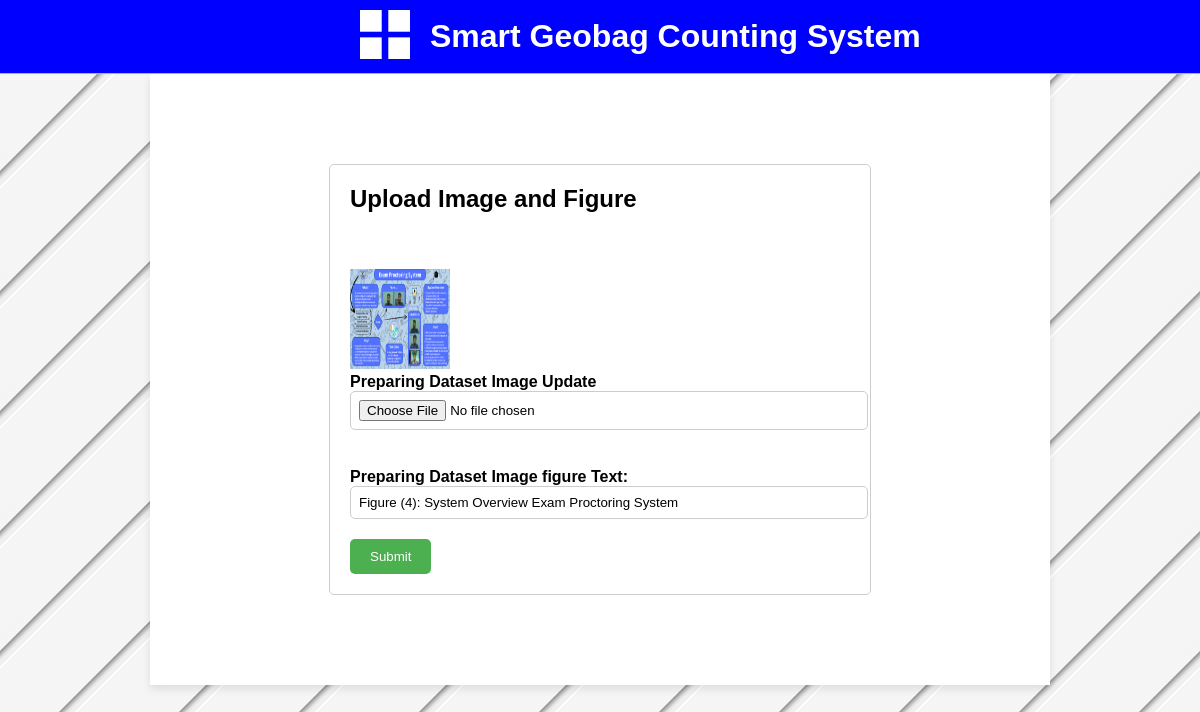
The page /preparingdataset_edit/1 on the database its author committed.
### examproctoringsystem/models.py (models this page shows)
class PreparingDataset(models.Model):
    preparing_pataset_img = models.ImageField(upload_to='Geobag_at_RiverBank_img/', default='No images')
    preparing_dataset_figure_text = models.CharField(max_length = 500)

### examproctoringsystem/views.py (the view)
# urls.py: path('preparingdataset_edit/<int:id>', views.preparingdataset_edit, name = 'preparingdataset_edit'),
def preparingdataset_edit(request, id):
    preparingdatasetdata = PreparingDataset.objects.get(id=id)
    data = {"preparingdatasetdata": preparingdatasetdata}
    return render(request,'preparingdatasetUpdate.html',data)

### templates/preparingdatasetUpdate.html (shortened to what this page needs)
{% load static %}
<!DOCTYPE html>
<html lang="en">
<head>
    <link rel="stylesheet" href="https://cdnjs.cloudflare.com/ajax/libs/font-awesome/4.7.0/css/font-awesome.min.css">
    <link rel="stylesheet" href="https://cdnjs.cloudflare.com/ajax/libs/font-awesome/5.15.4/css/all.min.css">
    <link rel="stylesheet" href="{% static 'css/style.css' %}">
</head>
<body>
<div class = "Top-Section">
    <div class="top_bar">
        <div class = "logo">
          <a href=""><img src="{% static 'images/logo.png' %}"  alt="" >
            </a>
        <h1>Smart Geobag Counting System</h1>
    </div>
    </div>
</div>
<div class="body-section">
    <div class="form-container">
        <h2>Upload Image and Figure</h2>
        <form action="{% url 'preparingdataset_update' %}"  method="POST" enctype="multipart/form-data">
          <input type="hidden" name="id" value="{{preparingdatasetdata.id}}" id=""><br><br>
        <div class="form-group">
          {% if preparingdatasetdata.preparing_pataset_img %}
          <img src="{{ preparingdatasetdata.preparing_pataset_img.url }}" alt="{{ preparingdatasetdata.preparing_pataset_img.name }}" style="height: 100px; width:100px;"><br>
          {% endif %}
          <label for="exampleInputImage" class="form-label">Preparing Dataset Image Update</label>
          <input type="file" class="form-control" id="exampleInputImage" name="preparing_pataset_img" value="{{ preparingdatasetdata.preparing_pataset_img.url }}" accept="image/*"><br><br>
        </div>
          <div class="form-group">
            <label for="title">Preparing Dataset Image figure Text:</label>
            <input type="text" id="image_figure_text" name="preparing_dataset_figure_text" value ="{{preparingdatasetdata.preparing_dataset_figure_text}}">
          </div>
          <button type="submit">Submit</button>
        </form>
      </div>
</div>
</body>
</html>

### static/css/style.css (style rules this page uses)
body { font-family: Arial, sans-serif; margin: 0; padding: 0; background-image: url('/static/images/back-3.png'); background-size: cover; background-position: center; background-repeat: repeat; height: 1200px; }
.Top-Section { position: sticky; top: 0; z-index: 1000; background-color: white; }
.top_bar { display: flex; align-items: center; padding: 10px; border-bottom: 1px solid #b4afaf; background: blue; }
.logo { display: flex; align-items: center; margin-left: 350px; }
.logo a img { width: 50px; margin-right: 20px; }
.logo h1 { margin: 0; font-size: 32px; color: white; align-items: center; }
.body-section { margin-left: 150px; margin-right: 150px; background-color: #ffffff; padding: 40px; box-shadow: 0 4px 8px rgba(0, 0, 0, 0.1); }
.form-container { max-width: 500px; margin: 50px auto; padding: 20px; border: 1px solid #ccc; border-radius: 5px; }
.form-container h2 { margin-top: 0; }
.form-group { margin-bottom: 20px; }
.form-group label { display: block; font-weight: bold; }
.form-group input[type="file"], .form-group input[type="text"] { width: 100%; padding: 8px; border: 1px solid #ccc; border-radius: 5px; }
button { background-color: #4CAF50; color: white; padding: 10px 20px; border: none; border-radius: 5px; cursor: pointer; }

### rows shown on the page
PreparingDataset: preparing_pataset_img (picture), preparing_dataset_figure_text "Figure (4): System Overview Exam Proctoring System"
